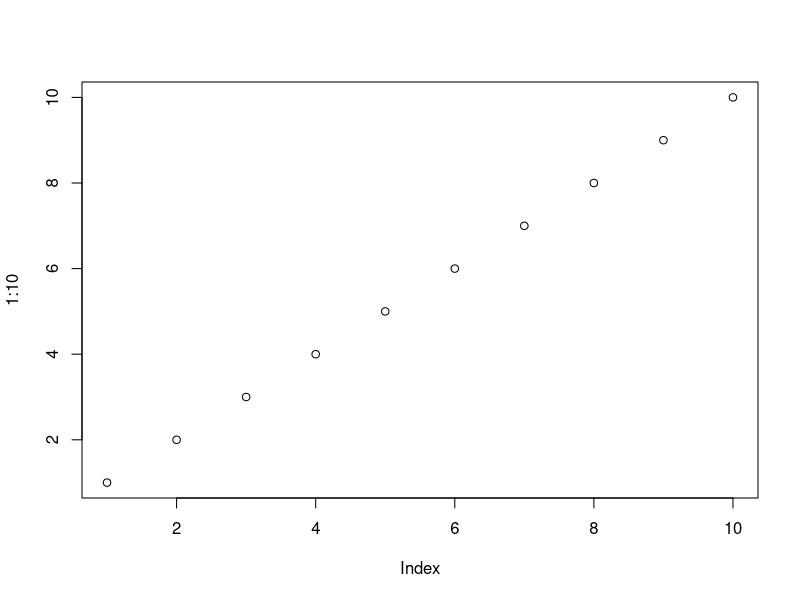
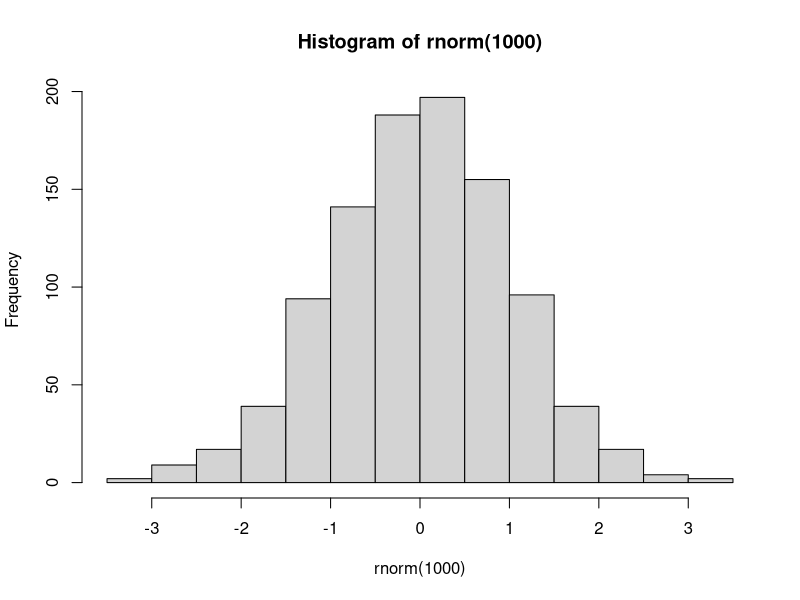

The R script that drew these images, in order:
## ---- chunk 1
1 + 1
.4 - .7 + .3 # what? it is not zero!
## ---- chunk 2
plot(1:10)
hist(rnorm(1000))
## ---- chunk 3
    strsplit("hello indented world", " ")[[1]]
